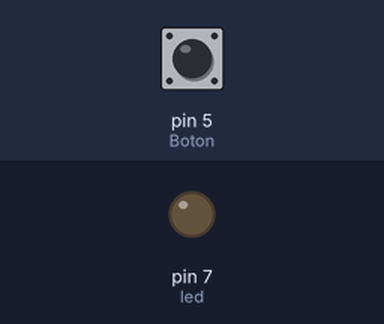
A sketch run on a simulated Arduino Uno, built with avr-gcc and run on an emulated ATmega328P. On the bench: output pins drawn as LEDs (lit = HIGH). The test bench sets the inputs (shaded band); at power-on: pin 5 (Boton) LOW.

Above: at 1.2 s.
1.3 s: pin 5 (Boton) pulled HIGH for 0.15 s
At 2.1 s:
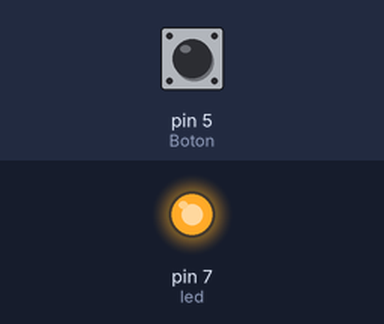
3.8 s: pin 5 (Boton) pulled HIGH for 3.2 s
At 8.6 s:
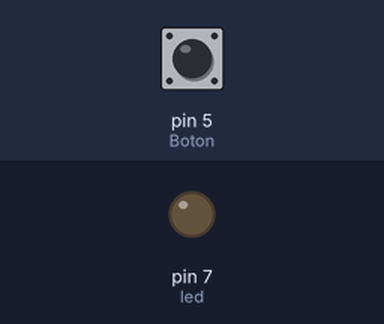
Timing chart, 0 to 10.1 s (numbered marks = the images above; inputs shaded):
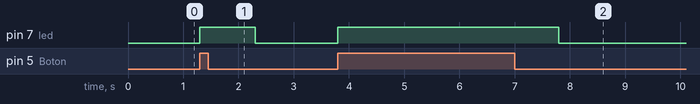

Measured:
- after the input at 1.3 s, pin 7 (led): LOW → HIGH at once, → LOW 1.0 s later
- after the input at 3.8 s, pin 7 (led): LOW → HIGH at once, → LOW 4.0 s later

The sketch:

led.ino.ino
```cpp
int led=7;
int Boton=5;
void setup() {
pinMode(led, OUTPUT);
pinMode(Boton,INPUT);
}
void loop() {
if(digitalRead(Boton)==HIGH){
  digitalWrite(led,HIGH);
  delay(1000);
  }
  else{
    digitalWrite(led,LOW);
  }
}
```
